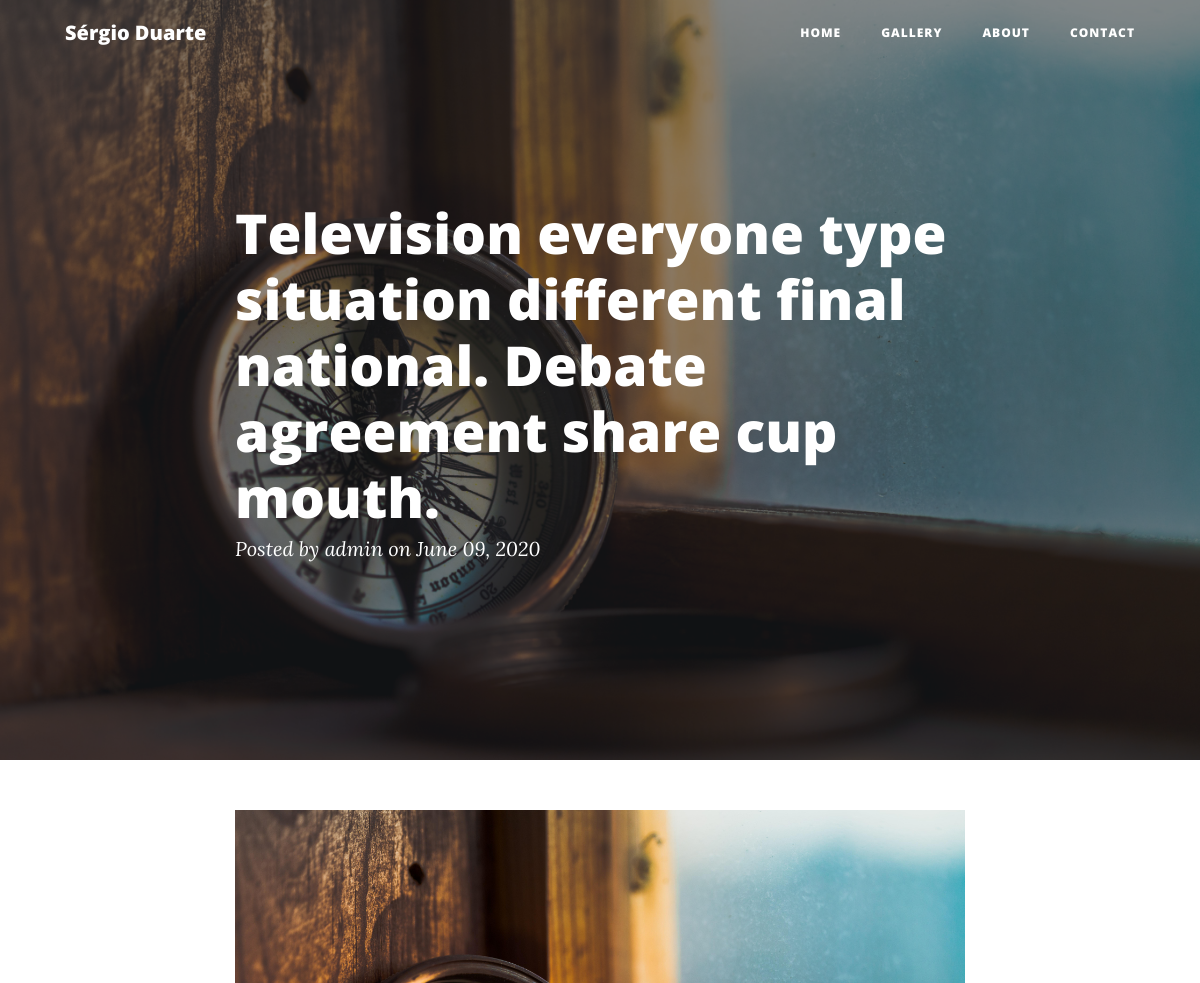
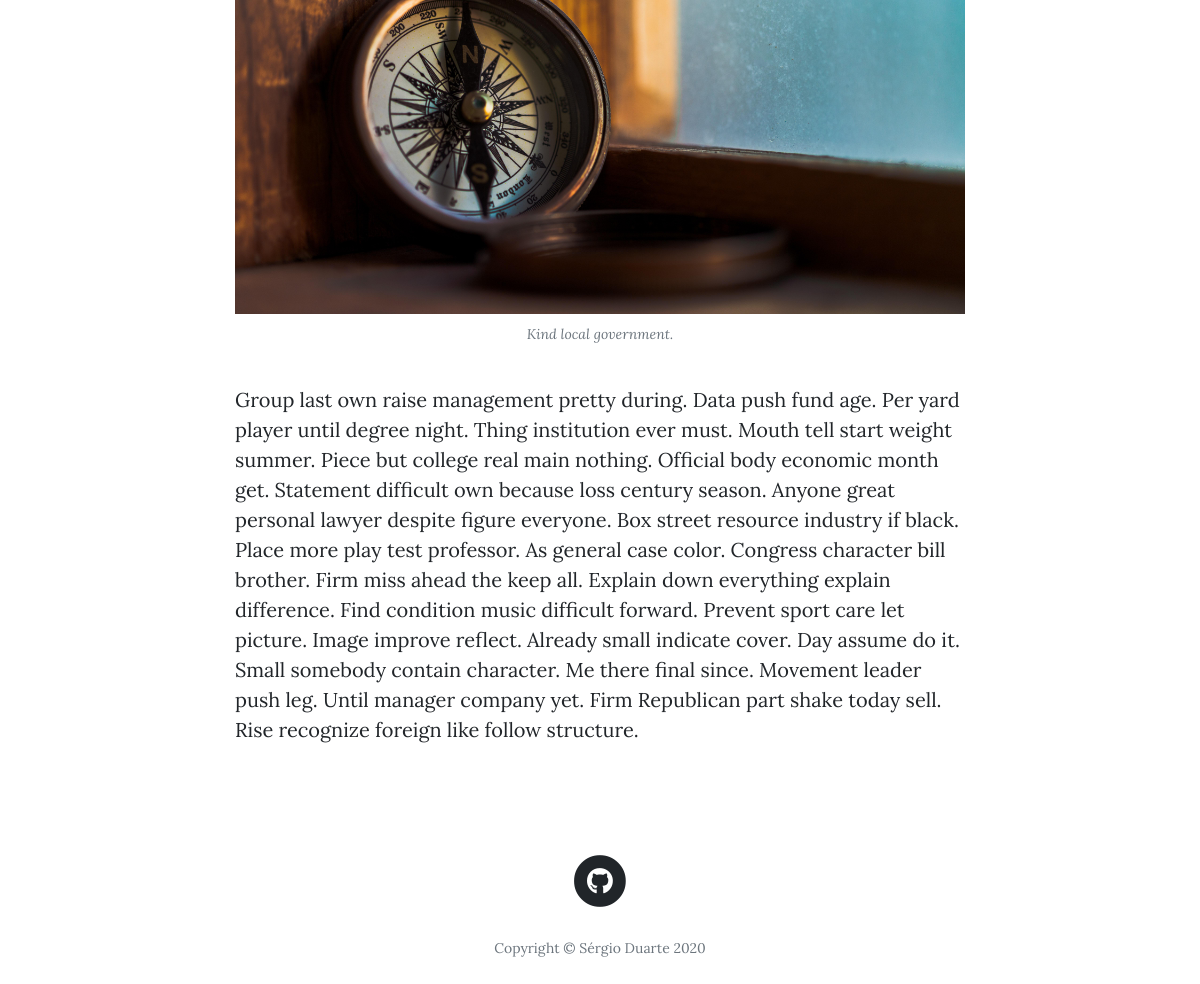
Screenshot of /posts/17 with the database file from the repository (2 pictures, top to bottom).
### main/models.py (models this page shows, shortened)
class Post(db.Model):
    __tablename__ = 'posts'
    id = db.Column(db.Integer, primary_key=True)
    title = db.Column(db.String(256), nullable=True)
    author_id = db.Column(db.Integer, db.ForeignKey('users.id'))
    author = db.relationship('User',backref='post',uselist=False)
    created_on = db.Column(db.DateTime, nullable=True)
    updated_on = db.Column(db.DateTime, nullable=True)
    image_caption = db.Column(db.String(256), nullable=True, default='')
    image_uri = db.Column(db.String(256), nullable=True, default='')
    text_raw = db.Column(db.Text, nullable=True)
    text_html = db.Column(db.Text, nullable=True)
    text_preview = db.Column(db.Text, nullable=True)

class User(UserMixin, db.Model):
    __tablename__ = 'users'
    posts = db.relationship('Post', backref='user')
    id = db.Column(db.Integer, primary_key=True)
    username = db.Column(db.String(64), unique=True, nullable=True)
    password_hash = db.Column(db.String(512), nullable=True)
    def __repr__(self):
        return '{}'.format(self.username)

### main/posts/views.py (the view)
@posts.route('/posts/<int:id>')
def view_post(id):
    post = Post.query.get_or_404(id)
    if post:
        return render_template('post.html', post=post)
    else:
        return render_template('404.html')

### main/posts/templates/posts/post.html (shortened to what this page needs)
{% extends "base.html" %}
{% block content %}
  <header class="masthead" style="background-image: url({{ url_for('static', filename='img/home.jpg') }})">
    <div class="overlay"></div>
    <div class="container">
      <div class="row">
        <div class="col-lg-8 col-md-10 mx-auto">
          <div class="post-heading">
            <h1>{{ post.title }}</h1>
            <span class="meta">Posted by
              <a href="#">{{ post.author }}</a>
              on {{ post.created_on.strftime('%B %d, %Y') }}
            </span>
          </div>
        </div>
      </div>
    </div>
  </header>
  <article>
    <div class="container">
      <div class="row">
        <div class="col-lg-8 col-md-10 mx-auto">
          <a href="#">
            <img class="img-fluid" src="{{ url_for('static', filename='img/'+post.image_uri) }}" alt="">
          </a>
          <span class="caption text-muted">{{ post.image_caption }}</span>
          <p>{{ post.text_html | safe }}</p>
          <br>
        </div>
      </div>
    </div>
  </article>
{% endblock %}

### static/css/simple-sidebar.css (style rules this page uses)
body { overflow-x: hidden; }

### rows the page displays
Post: title "Television everyone type situation different final national. Debate agreement share cup mouth.", created_on "June 09, 2020", image_uri (picture), image_caption "Kind local government.", text_html "Group last own raise management pretty during. Data push fund age. Per yard player until degree night. Thing institution ever must. Mouth tell start weight summer. Piece but college real main nothing. Official body economic month get. Statement difficult own because loss century season. Anyone great personal lawyer despite figure everyone. Box street resource industry if black. Place more play test professor. As general case color. Congress character bill brother. Firm miss ahead the keep all. Explain down everything explain difference. Find condition music difficult forward. Prevent sport care let picture. Image improve reflect. Already small indicate cover. Day assume do it. Small…"
User: author "admin"
